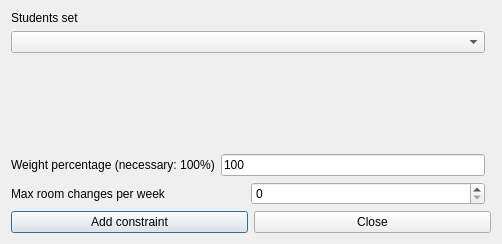
<?xml version="1.0" encoding="UTF-8"?>
<ui version="4.0">
 <class>AddConstraintStudentsSetMaxRoomChangesPerWeekForm_template</class>
 <widget class="QDialog" name="AddConstraintStudentsSetMaxRoomChangesPerWeekForm_template">
  <property name="geometry">
   <rect>
    <x>0</x>
    <y>0</y>
    <width>502</width>
    <height>244</height>
   </rect>
  </property>
  <property name="windowTitle">
   <string extracomment="This is the title of the dialog to add a new constraint of this type">Add students set max room changes per week</string>
  </property>
  <layout class="QGridLayout">
   <item row="4" column="0" colspan="2">
    <layout class="QHBoxLayout">
     <item>
      <widget class="QPushButton" name="addConstraintPushButton">
       <property name="text">
        <string>Add constraint</string>
       </property>
      </widget>
     </item>
     <item>
      <widget class="QPushButton" name="closePushButton">
       <property name="text">
        <string>Close</string>
       </property>
      </widget>
     </item>
    </layout>
   </item>
   <item row="0" column="0">
    <layout class="QVBoxLayout">
     <item>
      <widget class="QLabel" name="studentsTextLabel">
       <property name="frameShape">
        <enum>QFrame::NoFrame</enum>
       </property>
       <property name="frameShadow">
        <enum>QFrame::Plain</enum>
       </property>
       <property name="text">
        <string>Students set</string>
       </property>
       <property name="wordWrap">
        <bool>false</bool>
       </property>
      </widget>
     </item>
     <item>
      <widget class="QComboBox" name="studentsComboBox">
       <property name="editable">
        <bool>false</bool>
       </property>
       <property name="insertPolicy">
        <enum>QComboBox::NoInsert</enum>
       </property>
       <property name="duplicatesEnabled">
        <bool>false</bool>
       </property>
      </widget>
     </item>
    </layout>
   </item>
   <item row="2" column="0">
    <layout class="QHBoxLayout">
     <item>
      <widget class="QLabel" name="weightTextLabel">
       <property name="frameShape">
        <enum>QFrame::NoFrame</enum>
       </property>
       <property name="frameShadow">
        <enum>QFrame::Plain</enum>
       </property>
       <property name="text">
        <string>Weight percentage (necessary: 100%)</string>
       </property>
       <property name="wordWrap">
        <bool>false</bool>
       </property>
      </widget>
     </item>
     <item>
      <widget class="QLineEdit" name="weightLineEdit">
       <property name="text">
        <string notr="true">100</string>
       </property>
      </widget>
     </item>
    </layout>
   </item>
   <item row="3" column="0">
    <layout class="QHBoxLayout">
     <item>
      <widget class="QLabel" name="textLabel1">
       <property name="text">
        <string>Max room changes per week</string>
       </property>
       <property name="wordWrap">
        <bool>false</bool>
       </property>
      </widget>
     </item>
     <item>
      <widget class="QSpinBox" name="maxChangesSpinBox"/>
     </item>
    </layout>
   </item>
   <item row="1" column="0">
    <spacer name="spacer1">
     <property name="orientation">
      <enum>Qt::Vertical</enum>
     </property>
     <property name="sizeType">
      <enum>QSizePolicy::Expanding</enum>
     </property>
     <property name="sizeHint" stdset="0">
      <size>
       <width>20</width>
       <height>21</height>
      </size>
     </property>
    </spacer>
   </item>
  </layout>
 </widget>
 <layoutdefault spacing="6" margin="11"/>
 <resources/>
 <connections/>
</ui>
